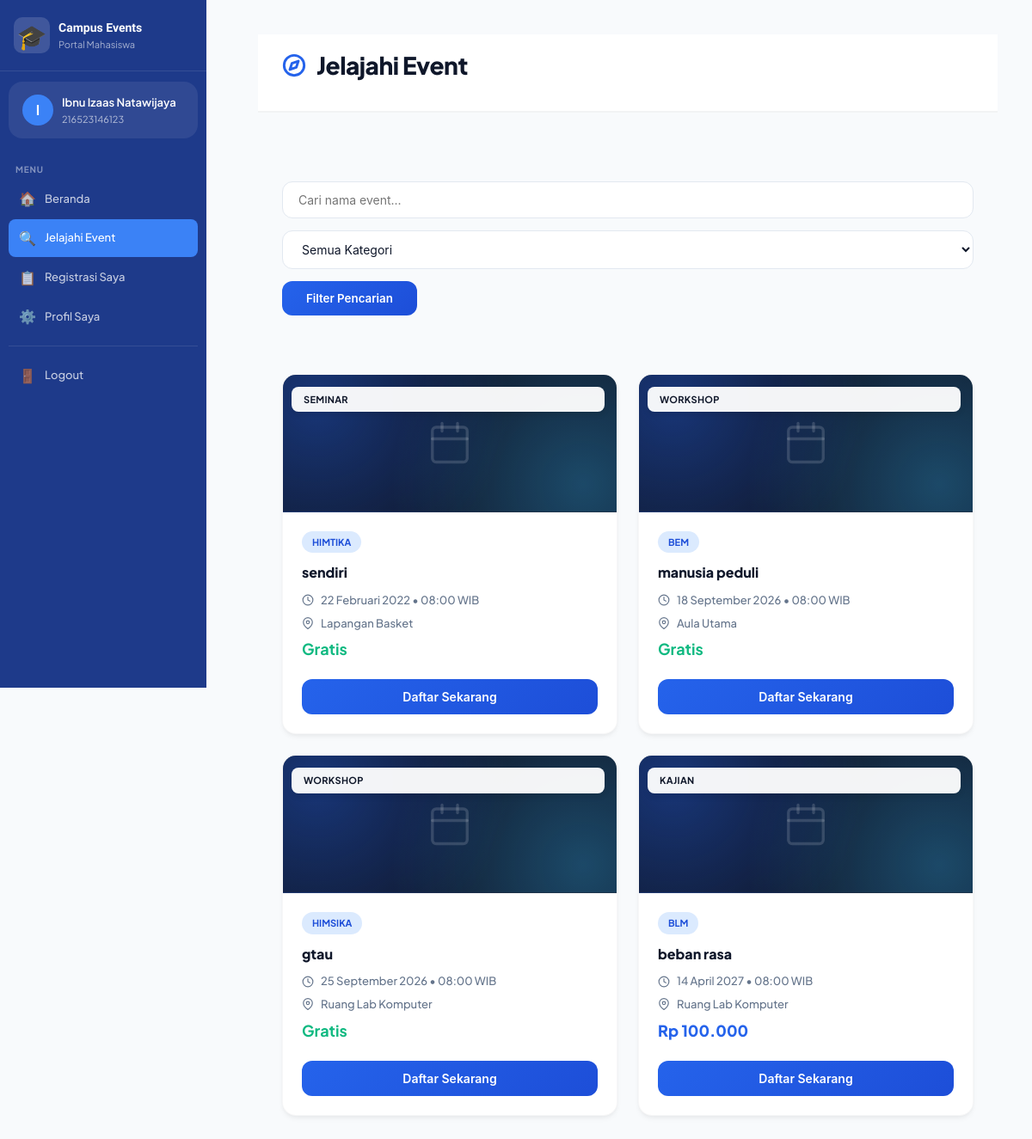
Page /pages/mahasiswa/event.php (signed in) on the committed database.
### tables this page shows
CREATE TABLE `event` (
  `id_event` int NOT NULL,
  `id_kategori` int NOT NULL,
  `id_ruangan` int NOT NULL,
  `nama_event` varchar(150) NOT NULL,
  `deskripsi` text NOT NULL,
  `tanggal_mulai` date NOT NULL,
  `waktu_mulai` time NOT NULL,
  `kapasitas` int NOT NULL,
  `pembicara` varchar(100) DEFAULT NULL,
  `status` enum('draft','published','completed') DEFAULT 'draft',
  `jenis_tiket` enum('gratis','berbayar') DEFAULT 'gratis',
  `harga` int DEFAULT '0',
  `penyelenggara` varchar(50) DEFAULT 'Pusat',
  `created_at` timestamp NULL DEFAULT CURRENT_TIMESTAMP
);

CREATE TABLE `kategori_event` (
  `id_kategori` int NOT NULL,
  `nama_kategori` varchar(100) NOT NULL
);

CREATE TABLE `ruangan` (
  `id_ruangan` int NOT NULL,
  `nama_ruangan` varchar(100) NOT NULL,
  `kapasitas` int NOT NULL
);

### includes/functions.php (called while the page is built, shortened)
<?php
function bersihkan($data) {
    global $koneksi;
    $data = trim($data);
    $data = stripslashes($data);
    $data = htmlspecialchars($data, ENT_QUOTES, 'UTF-8');
    return mysqli_real_escape_string($koneksi, $data);
}
function formatTanggal($tanggal) {
    $bulan = [
        1=>'Januari', 2=>'Februari', 3=>'Maret', 4=>'April',
        5=>'Mei', 6=>'Juni', 7=>'Juli', 8=>'Agustus',
        9=>'September', 10=>'Oktober', 11=>'November', 12=>'Desember'
    ];
    $t = explode('-', $tanggal);
    return (int)$t[2] . ' ' . $bulan[(int)$t[1]] . ' ' . $t[0];
}
function formatWaktu($waktu) {
    return substr($waktu, 0, 5) . ' WIB';
}
?>

### pages/mahasiswa/event.php (the view, shortened to what this page needs)
<?php
require_once '../../config/koneksi.php';
require_once '../../includes/functions.php';
$cari = bersihkan($_GET['cari'] ?? '');
$per_halaman = 9;
$hal_ini = max(1, (int)($_GET['hal'] ?? 1));
$offset = ($hal_ini - 1) * $per_halaman;
$where = "WHERE e.status = 'published'";
$list_event = mysqli_query($koneksi,
    "SELECT e.*, k.nama_kategori, r.nama_ruangan,
            (SELECT COUNT(*) FROM registrasi WHERE id_event = e.id_event AND status != 'cancelled') as jumlah_daftar
     FROM event e
     JOIN kategori_event k ON e.id_kategori = k.id_kategori
     JOIN ruangan r ON e.id_ruangan = r.id_ruangan
     $where ORDER BY e.tanggal_mulai ASC LIMIT $per_halaman OFFSET $offset"
);
?>
<?php include '../../includes/header.php'; ?>
<div class="app-wrapper">
    <?php include '../../includes/sidebar_mahasiswa.php'; ?>
    <main class="main-content">
        <div class="topbar">
            <div class="topbar-title">
                <svg width="28" height="28" viewBox="0 0 24 24" fill="none" stroke="currentColor" stroke-width="2.5" stroke-linecap="round" stroke-linejoin="round"><circle cx="12" cy="12" r="10"/><polygon points="16.24 7.76 14.12 14.12 7.76 16.24 9.88 9.88 16.24 7.76"/></svg>
                Jelajahi Event
            </div>
        </div>
        <div class="page-content">
            <form method="GET" class="filter-bar">
                <input type="text" name="cari" placeholder="Cari nama event..." value="<?= htmlspecialchars($cari) ?>">
                <select name="kategori">
                    <option value="">Semua Kategori</option>
                </select>
                <button type="submit">Filter Pencarian</button>
            </form>
            <div class="event-grid">
                <?php while ($row = mysqli_fetch_assoc($list_event)): ?>
                <div class="event-card">
                    <div class="event-card-image">
                        <svg viewBox="0 0 24 24" fill="none" stroke="currentColor" stroke-width="1.5" stroke-linecap="round" stroke-linejoin="round"><rect x="3" y="4" width="18" height="18" rx="2" ry="2"/><line x1="16" x2="16" y1="2" y2="6"/><line x1="8" x2="8" y1="2" y2="6"/><line x1="3" x2="21" y1="10" y2="10"/></svg>
                        <span class="event-card-badge"><?= htmlspecialchars($row['nama_kategori']) ?></span>
                    </div>
                    <div class="event-card-body">
                        <span class="event-card-organizer"><?= htmlspecialchars($row['penyelenggara'] ?? 'Pusat') ?></span>
                        <h3 class="event-card-title"><?= htmlspecialchars($row['nama_event']) ?></h3>
                        <div class="event-card-meta">
                            <svg width="14" height="14" viewBox="0 0 24 24" fill="none" stroke="currentColor" stroke-width="2" stroke-linecap="round" stroke-linejoin="round"><circle cx="12" cy="12" r="10"/><polyline points="12 6 12 12 16 14"/></svg>
                            <?= formatTanggal($row['tanggal_mulai']) ?> • <?= formatWaktu($row['waktu_mulai']) ?>
                        </div>
                        <div class="event-card-meta">
                            <svg width="14" height="14" viewBox="0 0 24 24" fill="none" stroke="currentColor" stroke-width="2" stroke-linecap="round" stroke-linejoin="round"><path d="M21 10c0 7-9 13-9 13s-9-6-9-13a9 9 0 0 1 18 0z"/><circle cx="12" cy="10" r="3"/></svg>
                            <?= htmlspecialchars($row['nama_ruangan']) ?>
                        </div>
                        <div class="event-card-price">
                            <?= $row['jenis_tiket'] === 'berbayar' ? 'Rp ' . number_format($row['harga'], 0, ',', '.') : '<span class="free">Gratis</span>' ?>
                        </div>
                        <?php if ($row['jumlah_daftar'] >= $row['kapasitas']): ?>
                            <button class="btn-block btn-gray" disabled>
                                <svg width="16" height="16" viewBox="0 0 24 24" fill="none" stroke="currentColor" stroke-width="2" stroke-linecap="round" stroke-linejoin="round"><circle cx="12" cy="12" r="10"/><line x1="4.93" y1="4.93" x2="19.07" y2="19.07"/></svg>
                                Kuota Penuh
                            </button>
                        <?php else: ?>
                            <button type="button" class="btn-block btn-primary" onclick="bukaModalDaftar(<?= $row['id_event'] ?>, '<?= addslashes($row['nama_event']) ?>', '<?= $row['jenis_tiket'] ?>', <?= $row['harga'] ?>)">
                                Daftar Sekarang
                            </button>
                        <?php endif; ?>
                    </div>
                </div>
                <?php endwhile; ?>
            </div>
        </div>
    </main>
</div>
<?php include '../../includes/footer.php'; ?>

### assets/css/style.css (style rules this page uses)
:root { --biru-utama: #1e40af; --biru-muda: #3b82f6; --biru-gelap: #1e3a8a; --biru-bg: #eff6ff; --putih: #ffffff; --abu-terang: #f8fafc; --abu-border: #e2e8f0; --abu-teks: #64748b; --gelap: #1e293b; --hijau: #059669; --merah: #dc2626; --kuning: #d97706; --sidebar-w: 240px; --radius: 10px; --shadow: 0 1px 3px rgba(0,0,0,.08), 0 1px 2px rgba(0,0,0,.04); --shadow-md: 0 4px 12px rgba(0,0,0,.1); }
*, *::before, *::after { box-sizing: border-box; margin: 0; padding: 0; }
body { font-family: 'Plus Jakarta Sans', sans-serif; background: var(--abu-terang); color: var(--gelap); line-height: 1.6; font-size: 14px; }
.app-wrapper { display: flex; min-height: 100vh; }
.main-content { margin-left: var(--sidebar-w); flex: 1; display: flex; flex-direction: column; min-height: 100vh; }
.topbar { background: var(--putih); border-bottom: 1px solid var(--abu-border); padding: 14px 28px; display: flex; align-items: center; justify-content: space-between; position: sticky; top: 0; z-index: 50; }
.page-content { padding: 24px 28px; flex: 1; }
.form-kontrol, input[type="text"], input[type="email"], input[type="password"], input[type="date"], input[type="time"], input[type="number"], select, textarea { width: 100%; padding: 9px 12px; border: 1.5px solid var(--abu-border); border-radius: 8px; font-size: 13px; font-family: inherit; color: var(--gelap); background: var(--putih); transition: border-color .2s, box-shadow .2s; outline: none; }
.filter-bar { display: flex; gap: 8px; flex-wrap: wrap; padding: 16px 0; }
.event-grid { display: grid; grid-template-columns: repeat(auto-fill, minmax(300px, 1fr)); gap: 20px; padding: 20px 0; }
.event-card { background: var(--putih); border: 1px solid var(--abu-border); border-radius: 12px; overflow: hidden; transition: transform .2s, box-shadow .2s; box-shadow: var(--shadow); }
.event-card-badge { position: absolute; top: 10px; left: 10px; background: rgba(255,255,255,.9); color: var(--biru-utama); font-size: 11px; font-weight: 700; padding: 3px 10px; border-radius: 20px; }
.event-card-body { padding: 16px; }
.event-card-meta { font-size: 12px; color: var(--abu-teks); display: flex; align-items: center; gap: 5px; margin-bottom: 5px; }

### includes/header.php (style rules this page uses)
.page-content { animation: fadeInUp 0.4s ease; }

### rows in the picture
event: id_kategori.nama_kategori "SEMINAR", penyelenggara "HIMTIKA", nama_event "sendiri", tanggal_mulai "22 Februari 2022", waktu_mulai "08:00 WIB", id_ruangan.nama_ruangan "Lapangan Basket", jenis_tiket "Gratis"
event: id_kategori.nama_kategori "WORKSHOP", penyelenggara "BEM", nama_event "manusia peduli", tanggal_mulai "18 September 2026", waktu_mulai "08:00 WIB", id_ruangan.nama_ruangan "Aula Utama", jenis_tiket "Gratis"
event: id_kategori.nama_kategori "WORKSHOP", penyelenggara "HIMSIKA", nama_event "gtau", tanggal_mulai "25 September 2026", waktu_mulai "08:00 WIB", id_ruangan.nama_ruangan "Ruang Lab Komputer", jenis_tiket "Gratis"
event: id_kategori.nama_kategori "KAJIAN", penyelenggara "BLM", nama_event "beban rasa", tanggal_mulai "14 April 2027", waktu_mulai "08:00 WIB", id_ruangan.nama_ruangan "Ruang Lab Komputer", harga "100.000"

### other values in the picture
substr($_SESSION['nama_lengkap'] ?? 'M', 0, 1) "I"
$_SESSION['nama_lengkap'] "Ibnu Izaas Natawijaya"
$_SESSION['nim'] "216523146123"
